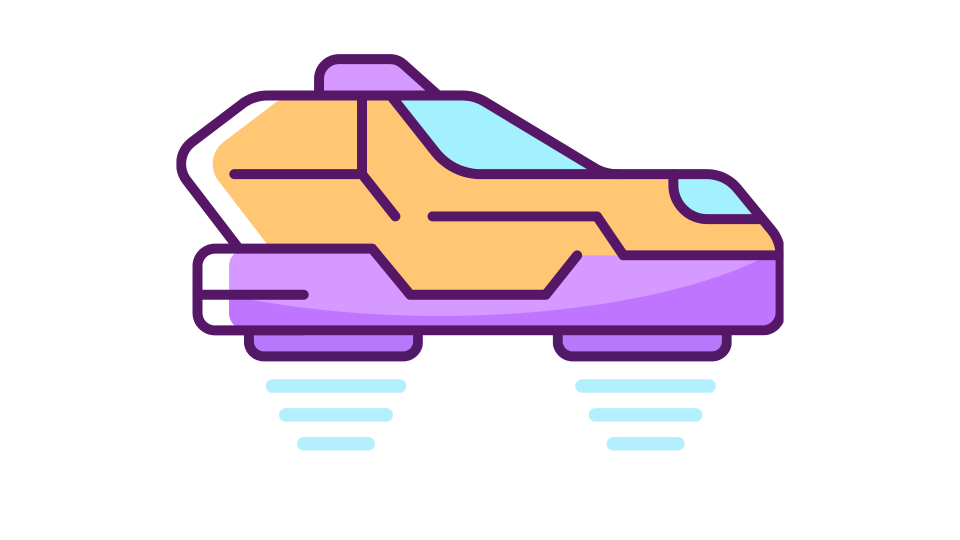
#> input picture Assets/car/upCar.png, 1920 x 1080 px (shown at 1/2 size); its folder holds 2 pictures in this run
$ python skins.py
#> lines starting #> are read from the running program, lines starting #| are printed output that depends on the picture
"""
Colores del auto: recolorea upCar/downCar cambiando el tono de la carrocería (naranja) y del
acento (lavanda); el vidrio cian y el contorno oscuro se mantienen. Se exporta a 1/4 de
resolución (480x270) y Unity lo importa con 25 px/unidad: mismo tamaño en pantalla que el
original, mucho menos memoria. Ver Assets/Scripts/Progression/CarSkins.cs.

    Tools/art/.venv/bin/python Tools/art/skins.py
"""
import colorsys
import os

from PIL import Image

ROOT = os.path.abspath(os.path.join(os.path.dirname(__file__), "..", ".."))
OUT = os.path.join(ROOT, "Assets", "Resources", "Skins")

# índice: (tono carrocería, tono acento, factor saturación, factor brillo)
SKINS = {
    1: (330, 190, 1.0, 1.0),   # neón rosa
    2: (190, 225, 0.8, 1.05),  # cian hielo
    3: (95, 290, 1.0, 1.0),    # tóxico
    4: (46, 28, 1.2, 1.1),     # oro
    5: (245, 300, 0.9, 0.62),  # medianoche
    6: (355, 25, 1.1, 0.95),   # carmesí
    7: (180, 300, 0.35, 1.15), # holo (se colorea en tiempo real)
}


def recolor(img, body, accent, sat_k, val_k):
    px = img.load()
    w, h = img.size
    for y in range(h):
        for x in range(w):
            r, g, b, a = px[x, y]
            if a == 0:
                continue
            hh, ss, vv = colorsys.rgb_to_hsv(r / 255, g / 255, b / 255)
            deg = hh * 360
            if ss < 0.2 or vv < 0.3:
                continue  # contorno oscuro y blancos
            if 15 <= deg <= 70:
                target = body
            elif 245 <= deg <= 315:
                target = accent
            else:
                continue  # vidrio cian, luces
            nr, ng, nb = colorsys.hsv_to_rgb(target / 360, min(1, ss * sat_k), min(1, vv * val_k))
            px[x, y] = (int(nr * 255), int(ng * 255), int(nb * 255), a)
    return img


def main():
    os.makedirs(OUT, exist_ok=True)
    for state in ("up", "down"):
        src = Image.open(os.path.join(ROOT, "Assets", "car", f"{state}Car.png")).convert("RGBA")
#> src is the input picture: PIL image 1920x1080 RGBA; mean R, G, B, A 52.5, 40.7, 47, 70.5
        small = src.resize((480, 270), Image.LANCZOS)
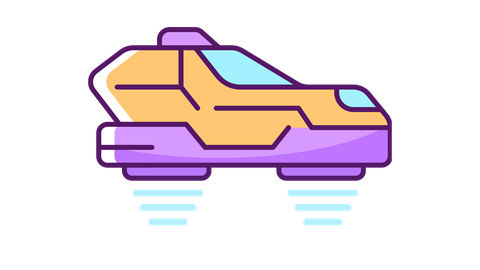
#> small: PIL image 480x270 RGBA; mean R, G, B, A 54.9, 42.9, 50, 70.5; transparent parts drawn white
        for idx, (body, accent, sk, vk) in SKINS.items():
            recolor(small.copy(), body, accent, sk, vk).save(os.path.join(OUT, f"skin{idx}_{state}.png"))
#> this loop made 7 passes
#> pass 1, in main, `recolor(small.copy(), body, accent, sk, vk).save(os.path.join(OUT, f"s..`:
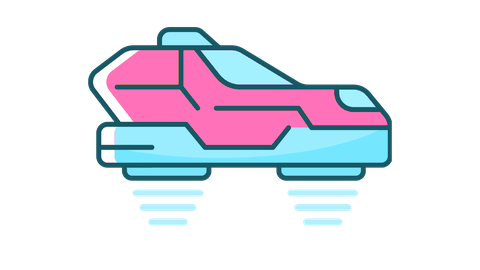
#> saved as skin1_up.png: PIL image 480x270 RGBA; mean R, G, B, A 45.7, 46.7, 56.5, 70.5; transparent parts drawn white
#> pass 2, in main, `recolor(small.copy(), body, accent, sk, vk).save(os.path.join(OUT, f"s..`:
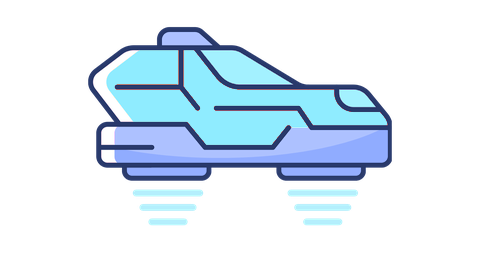
#> saved as skin2_up.png: PIL image 480x270 RGBA; mean R, G, B, A 38.3, 52.2, 63.5, 70.5; transparent parts drawn white
#> pass 2 of the loop in main, `for state in ("up", "down"):`:
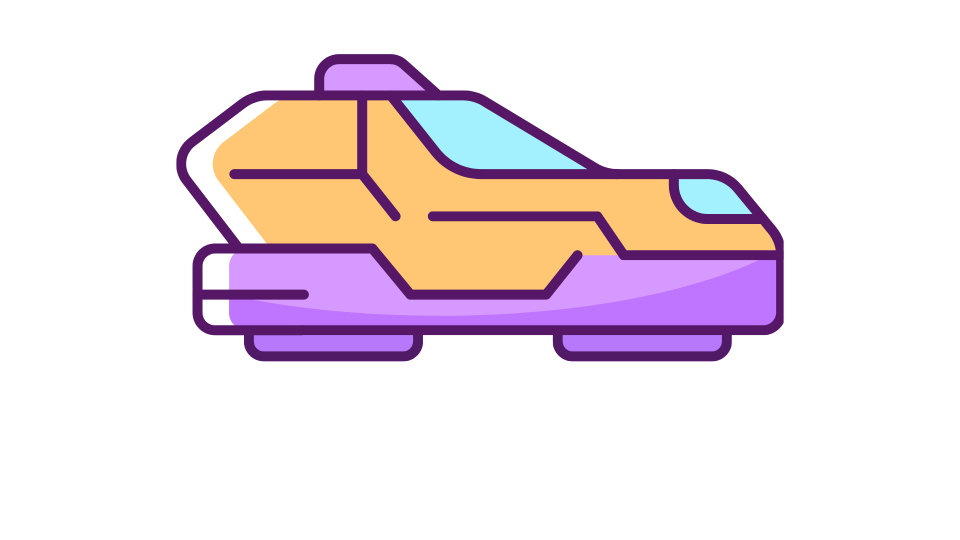
#> input picture Assets/car/downCar.png, 1920 x 1080 px (shown at 1/2 size)
#> in main, src is the input picture: PIL image 1920x1080 RGBA; mean R, G, B, A 49.4, 36.6, 42.6, 66.2
#> the loop in main, `for idx, (body, accent, sk, vk) in SKINS.items():` made 7 passes
#> pass 1, in main, `recolor(small.copy(), body, accent, sk, vk).save(os.path.join(OUT, f"s..`:
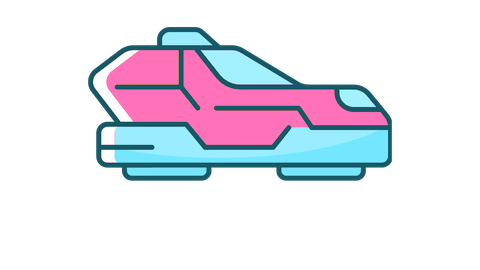
#> saved as skin1_down.png: PIL image 480x270 RGBA; mean R, G, B, A 40.8, 40.5, 49.9, 66.2; transparent parts drawn white
#> pass 2, in main, `recolor(small.copy(), body, accent, sk, vk).save(os.path.join(OUT, f"s..`:
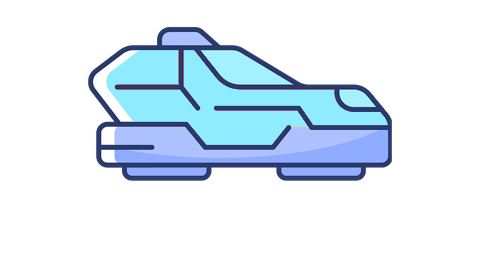
#> saved as skin2_down.png: PIL image 480x270 RGBA; mean R, G, B, A 33.4, 46, 56.9, 66.2; transparent parts drawn white
    print("Colores en", OUT)
#| Colores en Assets/Resources/Skins


if __name__ == "__main__":
    main()
